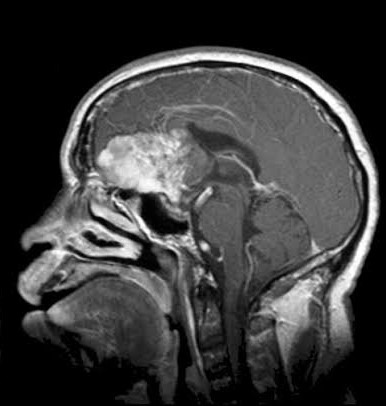
#> input picture dataset/Testing/glioma_tumor/image(10).jpg, 386 x 406 px
$ python -i model.py   (imports and definitions only)
#> lines starting #> are read from the running program, lines starting #| are printed output that depends on the picture
"""
model.py  —  Shared model utilities
Matches train.py exactly: MobileNetV2, 128×128
"""

import os
import numpy as np
import cv2
import tensorflow as tf
from tensorflow.keras import layers, Model, regularizers
from tensorflow.keras.applications import MobileNetV2

# ─────────────────────────────────────────────────────
#  AUTO PATH RESOLUTION
# ─────────────────────────────────────────────────────
_SRC_DIR  = os.path.dirname(os.path.abspath(__file__))
_ROOT_DIR = os.path.dirname(_SRC_DIR)

def _find_model() -> str:
    candidates = [
        os.path.join(_ROOT_DIR, "brain_tumor_model.h5"),
        os.path.join(_ROOT_DIR, "best_model_phase2.h5"),
        os.path.join(_ROOT_DIR, "best_model_phase1.h5"),
        os.path.join(_SRC_DIR,  "brain_tumor_model.h5"),
        os.path.join(_SRC_DIR,  "best_model_phase2.h5"),
        os.path.join(_SRC_DIR,  "best_model_phase1.h5"),
    ]
    for path in candidates:
        if os.path.exists(path):
            print(f"✅ Model: {os.path.basename(path)}")
            return path
    raise FileNotFoundError(
        "No model found. Run train.py first.\nLooked in:\n" +
        "\n".join(f"  {p}" for p in candidates))

def _find_threshold():
    for p in [os.path.join(_ROOT_DIR, "optimal_threshold.npy"),
              os.path.join(_SRC_DIR,  "optimal_threshold.npy")]:
        if os.path.exists(p):
            return p
    return None

# ─────────────────────────────────────────────────────
#  CONSTANTS  — must match train.py exactly
# ─────────────────────────────────────────────────────
IMG_SIZE          = 128          # ← matches train.py
DEFAULT_THRESHOLD = 0.5
GRADCAM_LAYER     = "Conv_1"     # last conv in MobileNetV2

# [1 line that did not run here, left out]
THRESHOLD_PATH = _find_threshold()


# ─────────────────────────────────────────────────────
#  MODEL BUILDER
# ─────────────────────────────────────────────────────
# [20 lines left out: function build_mobilenet_model, not called in this run]


# ─────────────────────────────────────────────────────
#  PREPROCESSING  — must match training normalization
# ─────────────────────────────────────────────────────
def preprocess_image(img_input) -> np.ndarray:
    """
    Accepts: file path (str) | PIL Image | numpy array
    Returns: float32 (1, 128, 128, 3), values in [0, 1]
    """
    if isinstance(img_input, str):
        img = cv2.imread(img_input)
#> img is the input picture: shape (406, 386, 3); min 0, max 255, mean 60.2
        if img is None:
            raise ValueError(f"Cannot read: {img_input}")
        img = cv2.cvtColor(img, cv2.COLOR_BGR2RGB)
    elif hasattr(img_input, "convert"):      # PIL
        img = np.array(img_input.convert("RGB"))
    else:
        img = np.array(img_input)

    img = cv2.resize(img, (IMG_SIZE, IMG_SIZE))
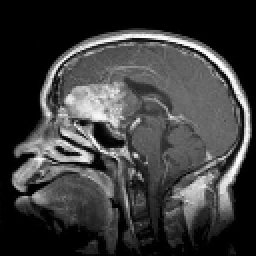
#> img: shape (128, 128, 3) (shown 2 times larger); min 0, max 255, mean 60.1
    img = img.astype(np.float32) / 255.0    # same as rescale=1/255
    return np.expand_dims(img, axis=0)      # (1, 128, 128, 3)


# ─────────────────────────────────────────────────────
#  GRAD-CAM
# ─────────────────────────────────────────────────────
# [71 lines left out: functions generate_gradcam, predict_with_tta, load_threshold, not called in this run]

>>> result = preprocess_image('../dataset/Testing/glioma_tumor/image(10).jpg')

$ run again, on dataset/Testing/glioma_tumor/image(100).jpg
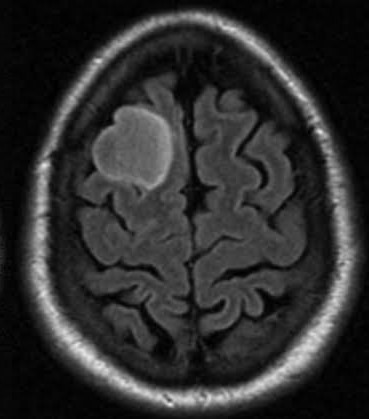
#> input picture dataset/Testing/glioma_tumor/image(100).jpg, 369 x 419 px
#> in preprocess_image, img is the input picture: shape (419, 369, 3); min 0, max 235, mean 46.5
#> in preprocess_image, `img = cv2.resize(img, (IMG_SIZE, IMG_SIZE))`:
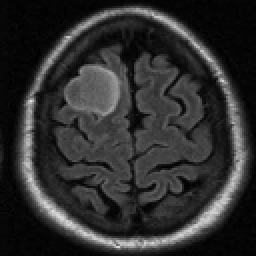
#> img: shape (128, 128, 3) (shown 2 times larger); min 0, max 228, mean 46.4

$ run again, on dataset/Testing/glioma_tumor/image(15).jpg
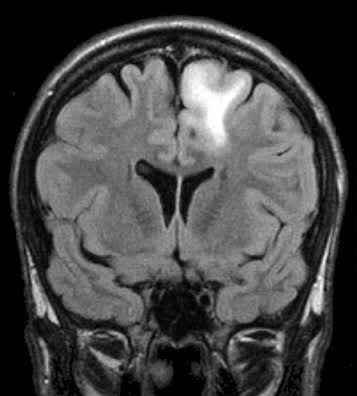
#> input picture dataset/Testing/glioma_tumor/image(15).jpg, 357 x 396 px
#> in preprocess_image, img is the input picture: shape (396, 357, 3); min 0, max 255, mean 69.8
#> in preprocess_image, `img = cv2.resize(img, (IMG_SIZE, IMG_SIZE))`:
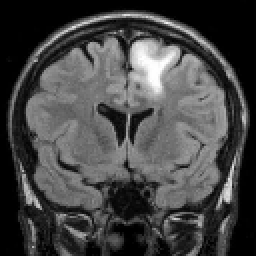
#> img: shape (128, 128, 3) (shown 2 times larger); min 0, max 255, mean 69.7

$ run again, on dataset/Testing/glioma_tumor/image(16).jpg
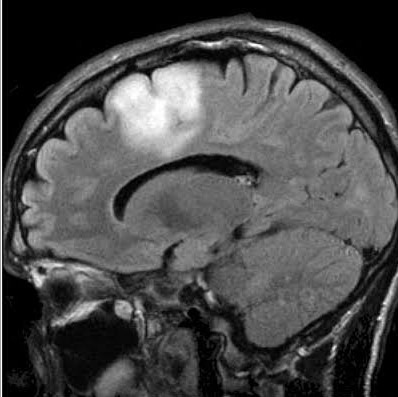
#> input picture dataset/Testing/glioma_tumor/image(16).jpg, 398 x 397 px
#> in preprocess_image, img is the input picture: shape (397, 398, 3); min 0, max 255, mean 74.4
#> in preprocess_image, `img = cv2.resize(img, (IMG_SIZE, IMG_SIZE))`:
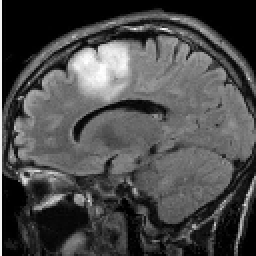
#> img: shape (128, 128, 3) (shown 2 times larger); min 0, max 255, mean 75.1
